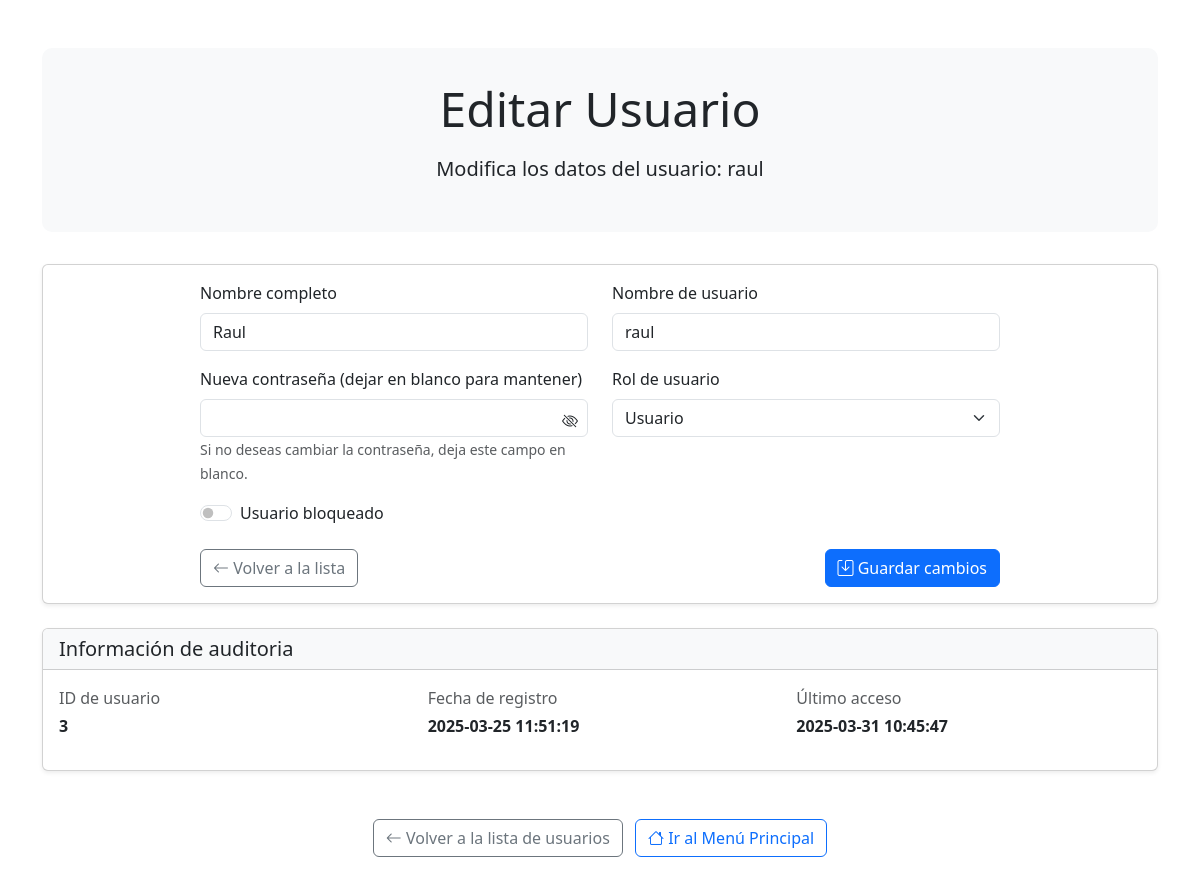
The app's page /admin_usuarios.php?editar=3 (signed in) with its own data.
### tables this page shows
CREATE TABLE `usuarios` (
  `id` int NOT NULL AUTO_INCREMENT,
  `nombre` varchar(100) NOT NULL,
  `nombre_usuario` varchar(50) NOT NULL,
  `rol` varchar(20) DEFAULT 'usuario',
  `contrasena` varchar(255) NOT NULL,
  `fecha_registro` timestamp NULL DEFAULT CURRENT_TIMESTAMP,
  `last_activity` timestamp NULL DEFAULT CURRENT_TIMESTAMP,
  `bloqueado` tinyint(1) DEFAULT '0',
  PRIMARY KEY (`id`),
  UNIQUE KEY `nombre_usuario` (`nombre_usuario`)
);

### admin_usuarios.php (the view, shortened to what this page needs)
<?php
require_once 'config/database.php';
$modo_edicion = isset($_GET['editar']) && !empty($_GET['editar']);
$user_id_editar = $modo_edicion ? $_GET['editar'] : null;
if ($modo_edicion) {
    try {
        $stmt = $pdo->prepare("SELECT * FROM usuarios WHERE id = ?");
        $stmt->execute([$user_id_editar]);
        $usuario_editar = $stmt->fetch(PDO::FETCH_ASSOC);
    } catch (PDOException $e) {
        $mensaje = "Error al obtener los datos del usuario: " . $e->getMessage();
        $tipo_mensaje = "danger";
        header("Location: admin_usuarios.php");
        exit();
    }
}
?>
<!DOCTYPE html>
<html lang="es">
<head>
    <link href="https://cdn.jsdelivr.net/npm/bootstrap@5.3.0/dist/css/bootstrap.min.css" rel="stylesheet">
    <link rel="stylesheet" href="https://cdn.jsdelivr.net/npm/bootstrap-icons@1.10.0/font/bootstrap-icons.css">
</head>
<body>
    <div class="container py-5">
        <div class="admin-header text-center">
            <?php if ($modo_edicion): ?>
                <h1 class="display-5 mb-3">Editar Usuario</h1>
                <p class="lead">Modifica los datos del usuario: <strong><?php echo htmlspecialchars($usuario_editar['nombre_usuario']); ?></strong></p>
            <?php else: ?>
                <h1 class="display-5 mb-3">Gestión de Usuarios</h1>
                <p class="lead">Administra los usuarios registrados en el sistema.</p>
            <?php endif; ?>
        </div>
        <?php if ($modo_edicion): ?>
            <div class="card shadow-sm">
                <div class="card-body">
                    <div class="form-container">
                        <form method="post" action="admin_usuarios.php?editar=<?php echo $user_id_editar; ?>">
                            <div class="row mb-3">
                                <div class="col-md-6">
                                    <label for="nombre" class="form-label">Nombre completo</label>
                                    <input type="text" class="form-control" id="nombre" name="nombre" value="<?php echo htmlspecialchars($usuario_editar['nombre']); ?>" required>
                                </div>
                                <div class="col-md-6">
                                    <label for="nombre_usuario" class="form-label">Nombre de usuario</label>
                                    <input type="text" class="form-control" id="nombre_usuario" name="nombre_usuario" value="<?php echo htmlspecialchars($usuario_editar['nombre_usuario']); ?>" required>
                                </div>
                            </div>
                            <div class="row mb-3">
                                <div class="col-md-6">
                                    <label for="nuevo_password" class="form-label">Nueva contraseña (dejar en blanco para mantener)</label>
                                    <div class="position-relative">
                                        <input type="password" class="form-control" id="nuevo_password" name="nuevo_password">
                                        <i class="bi bi-eye-slash password-toggle" id="togglePassword"></i>
                                    </div>
                                    <small class="text-muted">Si no deseas cambiar la contraseña, deja este campo en blanco.</small>
                                </div>
                                <div class="col-md-6">
                                    <label for="rol" class="form-label">Rol de usuario</label>
                                    <select class="form-select" id="rol" name="rol" <?php echo $usuario_editar['id'] == $_SESSION['user_id'] ? 'disabled' : ''; ?>>
                                        <option value="usuario" <?php echo $usuario_editar['rol'] === 'usuario' ? 'selected' : ''; ?>>Usuario</option>
                                    </select>
                                </div>
                            </div>
                            <div class="mb-4">
                                <div class="form-check form-switch">
                                    <input class="form-check-input" type="checkbox" id="bloqueado" name="bloqueado" value="1" <?php echo $usuario_editar['bloqueado'] ? 'checked' : ''; ?> <?php echo $usuario_editar['id'] == $_SESSION['user_id'] ? 'disabled' : ''; ?>>
                                    <label class="form-check-label" for="bloqueado">Usuario bloqueado</label>
                                </div>
                            </div>
                            <div class="d-flex justify-content-between">
                                <a href="admin_usuarios.php" class="btn btn-outline-secondary">
                                    <i class="bi bi-arrow-left"></i> Volver a la lista
                                </a>
                                <button type="submit" name="actualizar_usuario" class="btn btn-primary">
                                    <i class="bi bi-save"></i> Guardar cambios
                                </button>
                            </div>
                        </form>
                    </div>
                </div>
            </div>
            <div class="card shadow-sm mt-4">
                <div class="card-header bg-light">
                    <h5 class="mb-0">Información de auditoria</h5>
                </div>
                <div class="card-body">
                    <div class="row">
                        <div class="col-md-4">
                            <p class="mb-1 text-muted">ID de usuario</p>
                            <p class="fw-bold"><?php echo htmlspecialchars($usuario_editar['id']); ?></p>
                        </div>
                        <div class="col-md-4">
                            <p class="mb-1 text-muted">Fecha de registro</p>
                            <p class="fw-bold"><?php echo isset($usuario_editar['fecha_registro']) ? htmlspecialchars($usuario_editar['fecha_registro']) : 'No disponible'; ?></p>
                        </div>
                        <div class="col-md-4">
                            <p class="mb-1 text-muted">Último acceso</p>
                            <p class="fw-bold"><?php echo isset($usuario_editar['last_activity']) ? htmlspecialchars($usuario_editar['last_activity']) : 'Nunca'; ?></p>
                        </div>
                    </div>
                </div>
            </div>
        <?php endif; ?>
        <div class="text-center mt-5">
            <?php if ($modo_edicion): ?>
                <a href="admin_usuarios.php" class="btn btn-outline-secondary me-2">
                    <i class="bi bi-arrow-left"></i> Volver a la lista de usuarios
                </a>
            <?php else: ?>
                <a href="admin.php" class="btn btn-outline-secondary me-2">
                    <i class="bi bi-arrow-left"></i> Volver al Panel de Administración
                </a>
            <?php endif; ?>
            <a href="principal.php" class="btn btn-outline-primary" onclick="sessionStorage.removeItem('currentSection');">
                <i class="bi bi-house"></i> Ir al Menú Principal
            </a>
        </div>
    </div>
</body>
</html>

### admin_usuarios.php (style rules this page uses)
.admin-header { background-color: #f8f9fa; border-radius: 10px; padding: 2rem; margin-bottom: 2rem; }
.form-container { max-width: 800px; margin: 0 auto; }
.form-label { font-weight: 500; }
.password-toggle { cursor: pointer; position: absolute; right: 10px; top: 10px; }

### records on screen
usuarios: nombre_usuario "raul", nombre "Raul", rol "Usuario", id "3", fecha_registro "2025-03-25 11:51:19", last_activity "2025-03-31 10:45:47"
